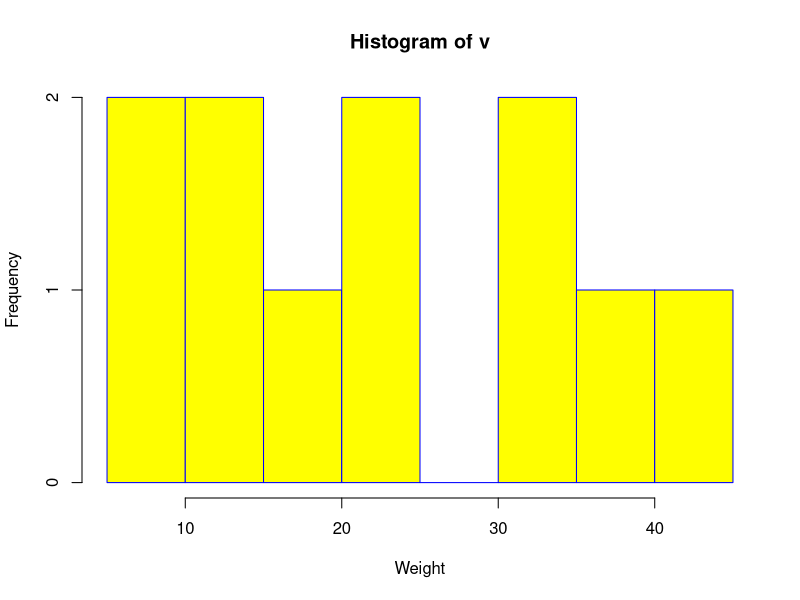
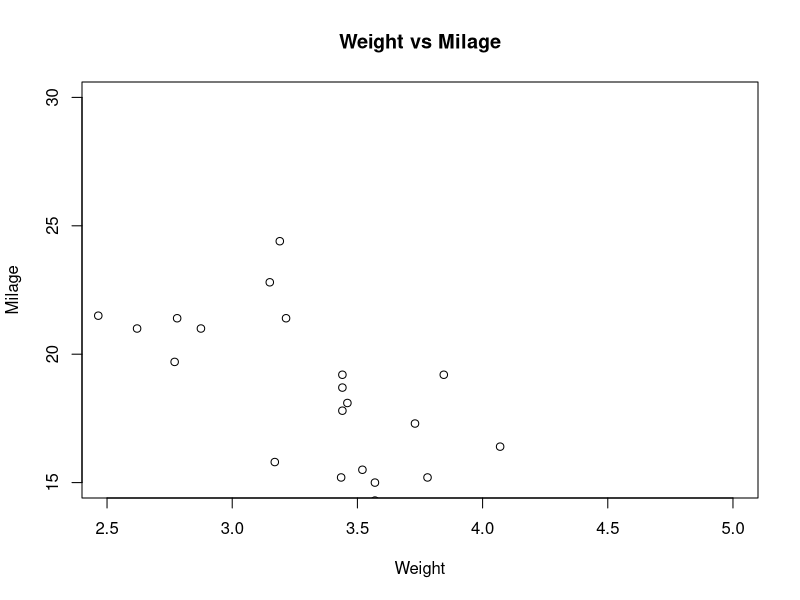
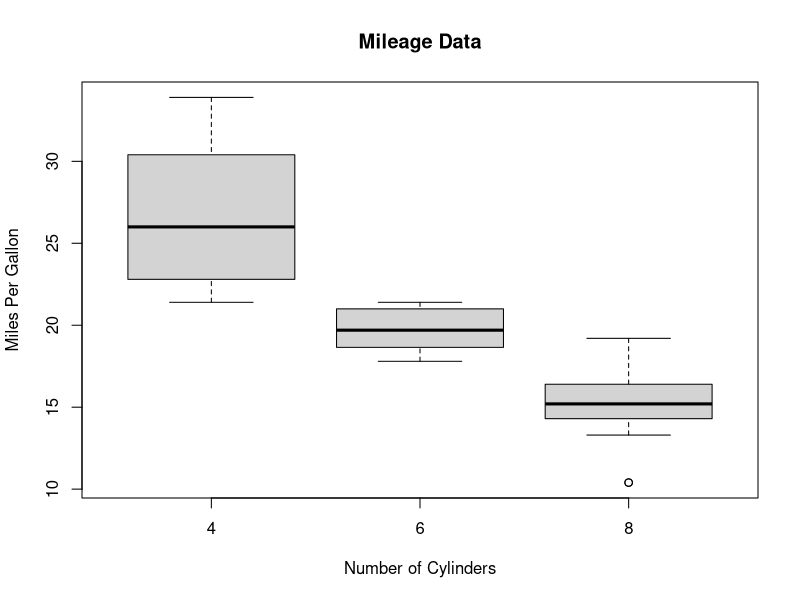

The R source for these figures, in order: (Note: this script raises an error after producing the figures.)
##### . Create a Histogram type graph

# Create data for the graph.
v <-  c(9,13,21,8,36,22,12,41,31,33,19)
# Create the histogram.
hist(v,xlab = "Weight",col = "yellow",border = "blue")

##### . Create a graph of type ScatterPlot

input <- mtcars[,c('wt','mpg')]
# Plot the chart for cars with weight between 2.5 to 5 and mileage between 15 and 30.
plot(x = input$wt,y = input$mpg,
     xlab = "Weight",
     ylab = "Milage",
     xlim = c(2.5,5),
     ylim = c(15,30),		 
     main = "Weight vs Milage"
)

##### . Create a boxplot chart

input <- mtcars[,c('mpg','cyl')]
boxplot(mpg ~ cyl, data = mtcars, xlab = "Number of Cylinders",
        ylab = "Miles Per Gallon", main = "Mileage Data")

##### . Change the string to uppercase
result <- toupper("Changing To Upper")
print(result)

##### . Change the string to lowercase
result <- tolower("Changing To Lower")
print(result)

##### . Applies a function to an array, list or vector that is passed as a parameter.
#Argument x: matrix, list or vector.
#Argument and: "1" to operate on the columns and "2" to operate on the rows.
#Argument z: Operator that is applied on rows or columns, according to the argument y.
##### Example:
apply (x, 1, sum)
apply (x, 2, sum)

##### .  names (x) <- value  
#Allows you to assign names to the elements of a variable.
##### Example:
n <- c (2,4,6) # Assigns three values to the variable x
names (n) <- c ("I", "II", "III") # Assigns names to the three previous values
n

##### .  length (x)
#Shows the number of elements in a vector.
##### Example:
x <- 1:20
length (x)

##### .  trunc (x)
#Remove the decimals of a number.
##### Example:
x <- 56.13
trunc (x)


##### .  max (x)
#Shows the maximum number in a vector.
##### Example:
and <- 1:20
max (y)

##### . min (x)
#Shows the minimum value in a vector.
##### Example:
z <- 1:20
min (z)

##### . mean (x)
#Shows the average of the data in a vector.
##### Example:
z <- 1:20
mean (z)

##### . head (x)
#Shows the first three data of a field or vector.
##### Example:
z <- 1:20
head (z)

##### . matrix (x: y)
#Create a one-dimensional matrix, the "x" marks the beginning and the "y" the end of the range.
##### Example:
x <- matrix (4:10)
x

##### . is.matrix (x)
#Returns a Boolean value TRUE or FALSE if it is an array or is not.

##### . colnames (x) = c ("data", "data", ...)
#Command to rename the columns of a vector.
##### Example:
colnames (x) = c ("Age", "Weight", "Height")

##### . rownames (x) = c ("data", "data", ...)
#Command to rename the columns of a vector.
##### Example:
rownames (x) = c ("lozano", "marco", "polo")

##### .  names (x) <- value  
#Allows you to assign names to the elements of a variable.
##### Example:
n <- c (2,4,6) # Assigns three values to the variable x
names (n) <- c ("I", "II", "III") # Assigns names to the three previous values
n

##### .  c (a1, a2, ...) 
#This function allows you to concatenate (join) objects: variables text, numbers, etc.
##### Example:
x <- c (1,2,3)
t <- c ("one", "two", "three")
x; t

##### .  invisible (x)
#Hide x in the return function so that the result is not visible. x can still be assigned even if it does not appear.
##### Example:
sum <- function (a, b) {
  s <- a + b
  return (invisible (s))
}
sum (5.4)

##### . tail (x)
#Shows the last three data of a field or vector.
##### Example:
z <- 1:20
tail (z)
